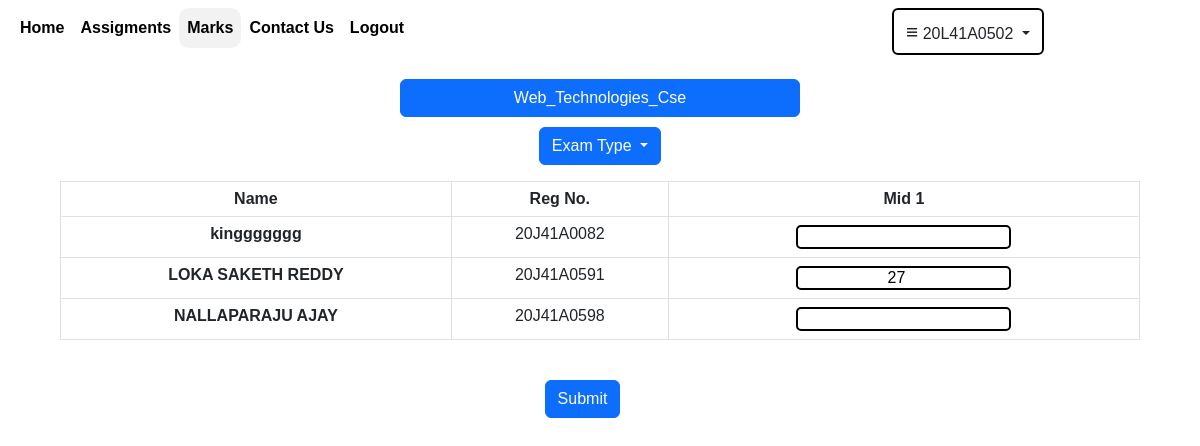
The page /midmarks1 (signed in) on the database its author committed.
### user/models.py (models this page shows, shortened)
class LoginDetails(models.Model):
    username=models.CharField(max_length=20,primary_key=True)
    password=models.CharField(max_length=20)
    name=models.CharField(max_length=100)
    usertype=models.CharField(max_length=30,default="usertype")
    dept=models.CharField(max_length=30,default="department")

class Mid1(models.Model):
    username=models.CharField(max_length=30,default="",primary_key=True)
    name=models.CharField(max_length=50,default="")
    Java_Programming_Cse=models.CharField(max_length=10,blank=True)
    Data_Structures_Cse=models.CharField(max_length=10,blank=True)
    Web_Technologies_Cse=models.CharField(max_length=10,blank=True)

### user/views.py (the view, shortened to what this page needs)
# urls.py: path('midmarks1',views.midmarks1),
def midmarks1(request):
    stu=LoginDetails.objects.filter(usertype="Student")
    students=Mid1.objects.all().order_by('username')
    uname=request.session.get('uname')
    fac=LoginDetails.objects.get(username=uname)
    sub=fac.dept
    return render(request,'midmarks1.html',{'students':students,'sub':fac.dept,'fac':fac})

### user/templates/midmarks1.html (shortened to what this page needs)
{% extends 'marks.html'%}
{% block marks%}
<center>
<form action="/midmarks1" method="post">
    <div class="outer">
        <table class="table mt-3 tab border-2 table-bordered">
            <thead>
              <tr style="background-color:#f0f0f0;">
                <th scope="col">Name</th>
                <th scope="col">Reg No.</th>
                <th scope="col">Mid 1</th>
              </tr>
            </thead>
            <tbody>
                {% if sub == "Web_Technologies_Cse" %}
                      {% for student in students%}
                      <tr>
                          <th scope="row">{{student.name}}</th>
                          <td>{{student.username}}</td>
                          <td><input type="number" class="input" name="{{student.username}}" value="{{student.Web_Technologies_Cse}}"class="text-primary bg-black text-white"></td>
                      </tr>
                      {% endfor %}
                {% endif %}
            </tbody>
          </table>
        </div>
        <br>
        <input type="submit" class="btn btn-primary" style="margin-right:35px;">
    </form>
</center>
    {% endblock%}

### user/templates/marks.html (shortened to what this page needs)
{% extends 'base2.html'%}
{% block content%}
<center>
<button class="btn btn-primary mt-3" style="width:400px;max-width:90vw;">{{sub}}</button><br>
</center>
<center>
    <div class="btn-group" style="margin-top:10px;">
      <div class="btn-group">
        <button type="button" class="btn btn-primary dropdown-toggle" data-bs-toggle="dropdown" aria-expanded="false">
          Exam Type
        </button>
      </div>
    </div>
    </center>
{% block marks %}
{% endblock%}
{% endblock%}

### user/templates/base2.html (shortened to what this page needs)
<html>
<head>
    <link href="https://cdn.jsdelivr.net/npm/bootstrap@5.3.0-alpha1/dist/css/bootstrap.min.css" rel="stylesheet">
</head>
<body class="" style="background-color:#fff">
    <nav class="navbar navi navbar-expand-lg sticky-top" style="background-color:#fff;">
        <div class="container-fluid">
          <div class="collapse navbar-collapse" id="navbarNav">
            <center>
            <ul class="navbar-nav">
              <li class="nav-item">
                <a class="nav-link" href="/faculty" id="home" style="color:black;border:0px;"><strong>Home</strong></a>
              </li>
              <li class="nav-item">
                <a class="nav-link" href="/assignments" id="assignment" style="color:black;border:0px;"><strong>Assigments</strong></a>
              </li>
              <li class="nav-item">
                <a class="nav-link" href="/marks" id="marks" style="color:black;border:0px;"><strong>Marks</strong></a>
              </li>
              <li class="nav-item">
                <a class="nav-link" href="/contact_students" id="contactus" style="color:black;border:0px;"><strong>Contact Us</strong></a>
              </li>
              <li class="nav-item">
                <a class="nav-link" href="/logoutf" id="logout" style="color:black;border:0px;"><strong>Logout</strong></a>
              </li>
              <li class="nav-item dropdown" id="log"style="position:relative;left:40vw;">
                <button class="btn dropdown-toggle" data-bs-toggle="dropdown" style="border:2px solid black;"aria-expanded="false">
                 <p style="font-size:130%;display:inline;">&equiv;</p> {{fac.username}}
                </button>
              </li>
            </ul>
          </center>
          </div>
        </div>
      </nav>
      {% block content %}
      {% endblock %}
    </body>
</html>

### rows shown on the page
LoginDetails: username "20L41A0502", dept "Web_Technologies_Cse"
Mid1: name "kinggggggg", username "20J41A0082"
Mid1: name "LOKA SAKETH REDDY", username "20J41A0591", Web_Technologies_Cse "27"
Mid1: name "NALLAPARAJU AJAY", username "20J41A0598"
